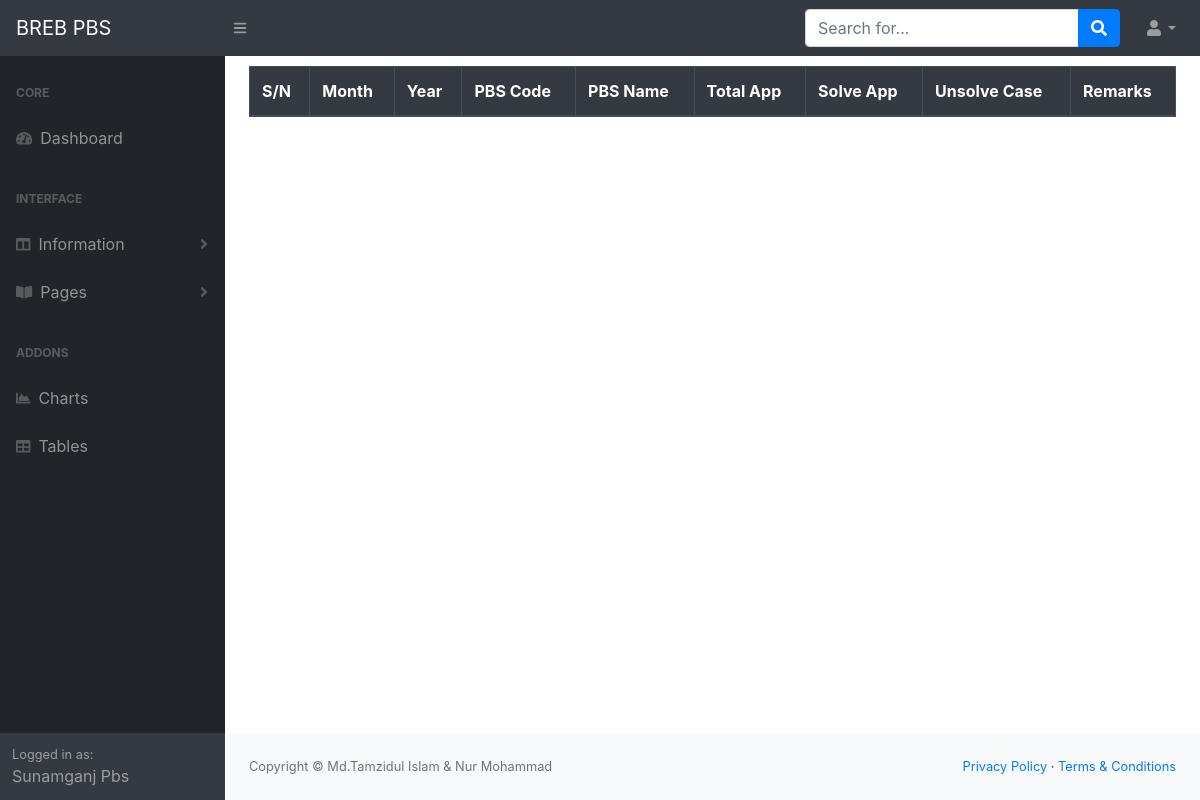
Page /my-new-con-info (signed in) on the earlier database version.
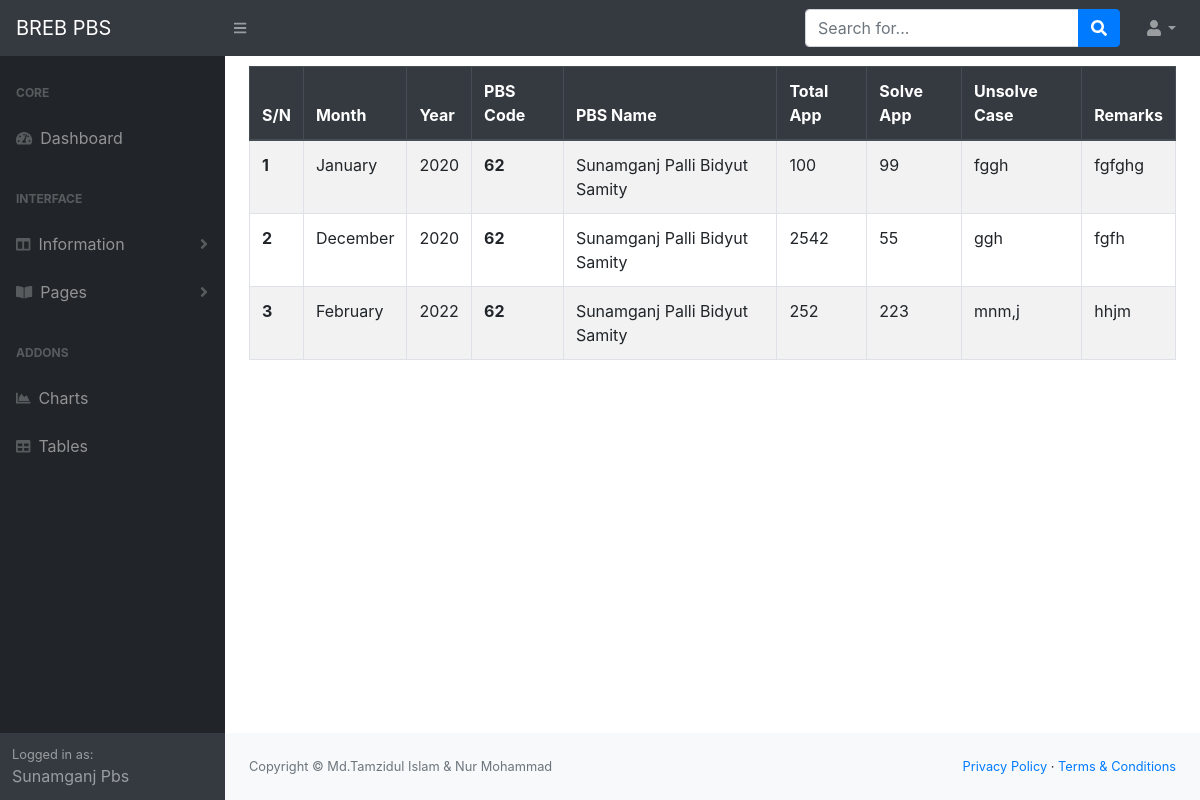
Same page on the later database version.
### infoapp/models.py (models this page shows, shortened)
class NewOnlineConnection(models.Model):
    pbs_code=models.IntegerField(blank=True, null=True)
    month=models.CharField(max_length=10, blank=True, null=True)
    year=models.CharField(max_length=10,blank=True, null=True)
    total_app=models.CharField(max_length=250, blank=True,null=True)
    total_solve_app=models.CharField(max_length=250, blank=True, null=True)
    cause_of_unsolve=models.TextField(max_length=250, blank=True, null=True)
    remark=models.TextField(max_length=250, blank=True, null=True)

class PbsInfo(models.Model):
    user=models.OneToOneField(User, on_delete=models.CASCADE)
    management=models.ForeignKey(ManagementInfo,on_delete=models.CASCADE, blank=True, null=True)
    pbs_name=models.CharField(max_length=50)
    pbs_name_benglai=models.CharField(max_length=50)
    pbs_code=models.IntegerField(blank=True, null= True)
    address=models.TextField(blank=True, null=True)
    mobile_no=models.TextField(blank=True , null=True)

### infoapp/views.py (the view)
# urls.py: path('my-new-con-info', my_new_con_info , name='my_new_con_info'),
def my_new_con_info(request):
    current_user=request.user
    user_id=current_user.id
    user_pbs_info=PbsInfo.objects.get(user__pk=user_id)
    pbs_code=user_pbs_info.pbs_code
    print(pbs_code)
    my_data=NewOnlineConnection.objects.filter(pbs_code=pbs_code)
    context={'my_data':my_data,'user_pbs_info':user_pbs_info}
    return render(request, 'my_new_con_info.html',context)

### templates/my_new_con_info.html
{% extends 'base.html'%}
{% block content %}
<div class="container">
    <div class="cow">
        <table class="table table-striped table-bordered" style="margin-top: 10px;">
            <thead class="thead-dark">
              <tr>
                <th scope="col">S/N</th>
                <th scope="col">Month</th>
                <th scope="col">Year</th>
                <th scope="col">PBS Code</th>
                <th scope="col">PBS Name</th>
                <th scope="col">Total App</th>
                <th scope="col">Solve App </th>
                <th scope="col">Unsolve Case</th>
                <th scope="col">Remarks</th>
              </tr>
            </thead>
            <tbody>
                {% for my_data in my_data%}
              <tr>
                <th>{{ forloop.counter }}</th>
                <td>{{ my_data.month }}</td>
                <td>{{ my_data.year }}</td>
                <th scope="row">{{ my_data.pbs_code }}</th>
                <td>{{ user_pbs_info.pbs_name }}</td>
                <td>{{ my_data.total_app }}</td>
                <td>{{ my_data.total_solve_app }}</td>
                <td>{{ my_data.cause_of_unsolve }}</td>
                <td>{{ my_data.remark }}</td>
              </tr>
              {% endfor %}
            </tbody>
        </table>
    </div>
</div>
{% endblock %}

Differences in the rows shown:
added NewOnlineConnection: month "January", year "2020", pbs_code "62", total_app "100", total_solve_app "99", cause_of_unsolve "fggh", remark "fgfghg"
now on this page (row unchanged): PbsInfo: pbs_name "Sunamganj Palli Bidyut Samity"
added NewOnlineConnection: month "December", year "2020", pbs_code "62", total_app "2542", total_solve_app "55", cause_of_unsolve "ggh", remark "fgfh"
added NewOnlineConnection: month "February", year "2022", pbs_code "62", total_app "252", total_solve_app "223", cause_of_unsolve "mnm,j", remark "hhjm"
